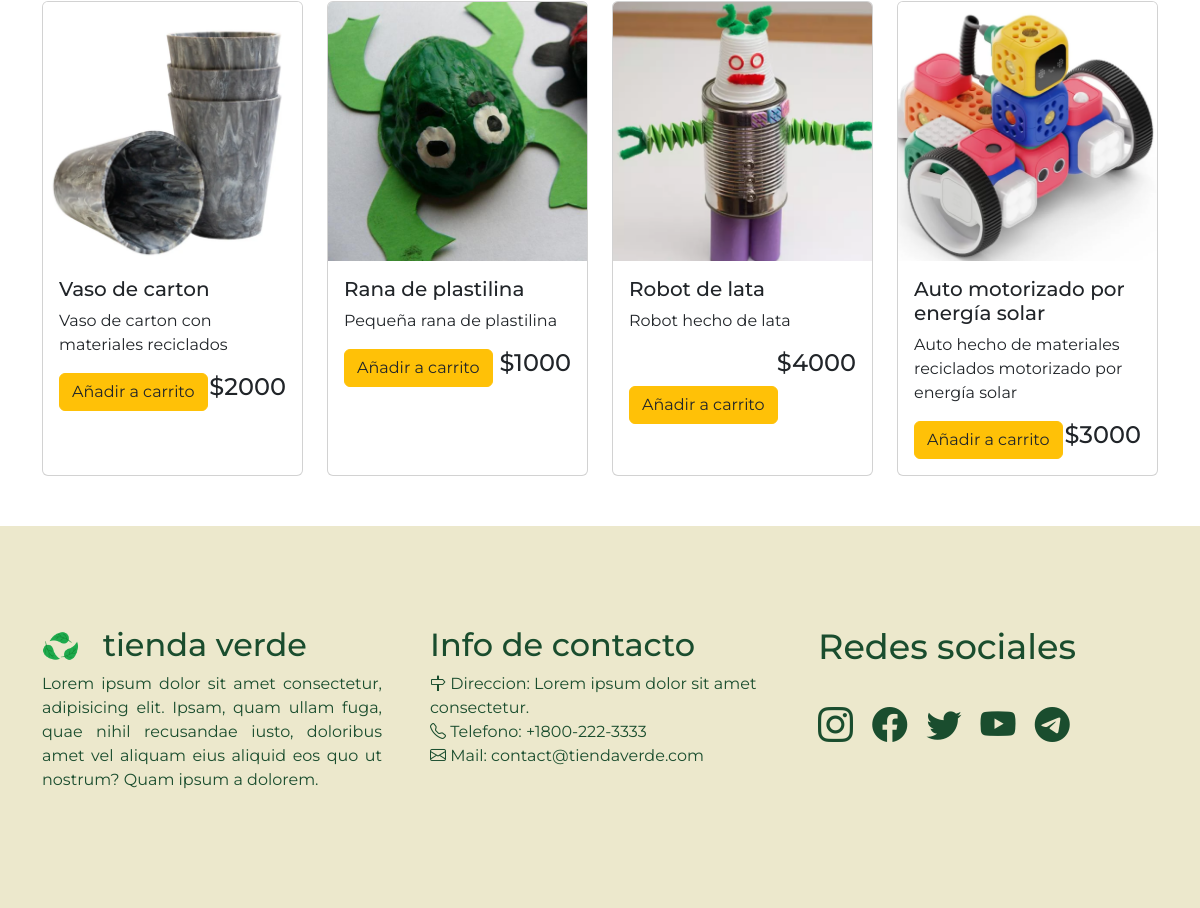
The page /catalogo (lower part) on the database as committed earlier.
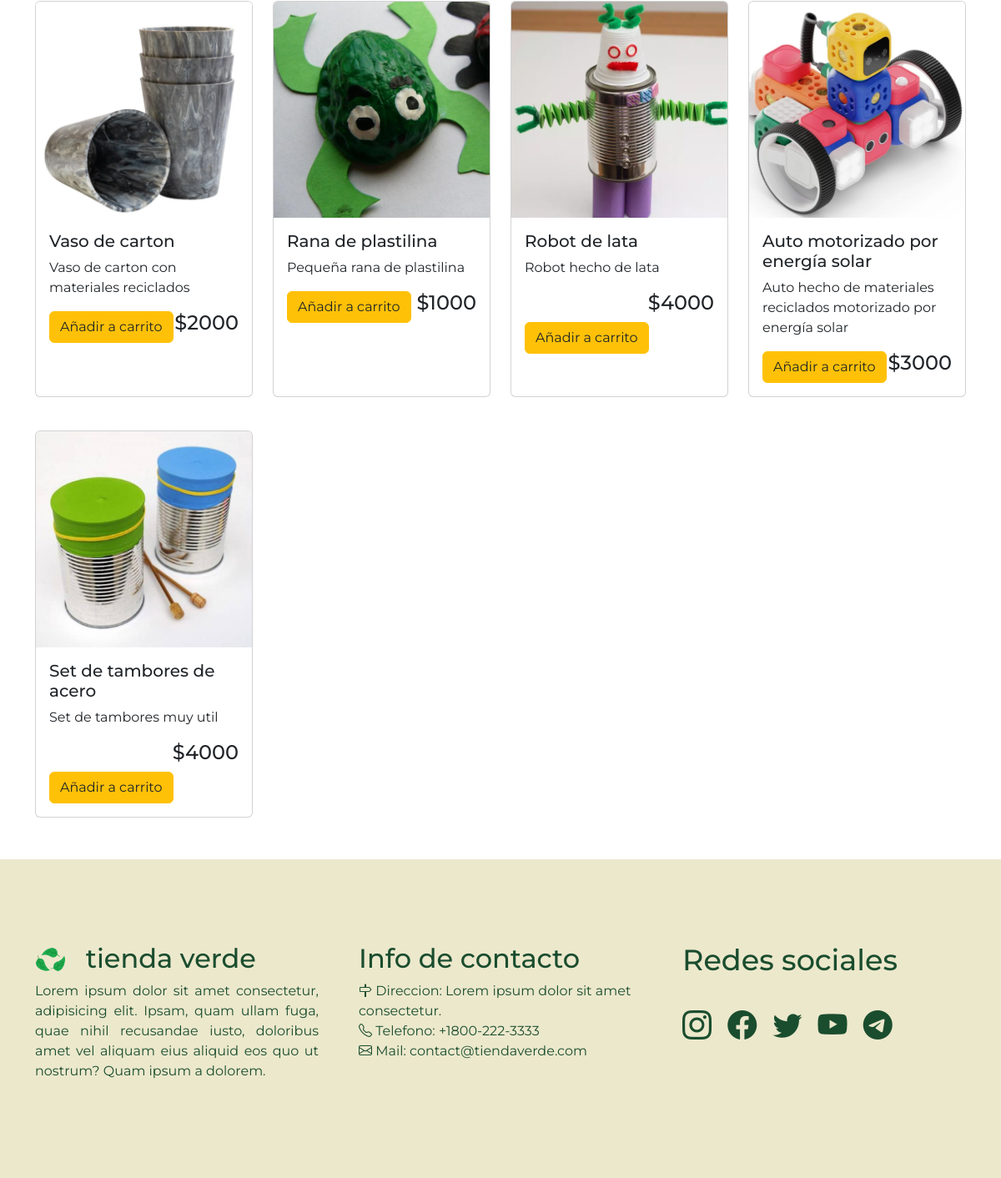
The same page on the database as committed later.
### core/models.py (models this page shows, shortened)
class Producto(models.Model):
    nombre = models.CharField(max_length=50) #equivalente a VarChar
    precio = models.IntegerField()
    descripcion = models.TextField()
    stock = models.IntegerField()
    imagen = models.ImageField(upload_to="productos", null= True)

### core/views.py (the view)
# urls.py: path('catalogo', views.catalogo, name='catalogo'),
def catalogo(request):
    productos = Producto.objects.all()
    carrito = Carrito(request)
    total_productos = carrito.contar_productos()
    data = {
        'productos': productos, 'total_productos' : total_productos
    }
    return render(request, 'core/catalogo.html', data)

### core/carrito.py (called while the page is built)
    def contar_productos(self):
        return sum(item['cantidad'] for item in self.carrito.values())

### core/templates/core/catalogo.html (shortened to what this page needs)
{%extends 'core/base.html' %}
{% load static %}
{% block main %}
  <div class="container mt-5">
        <div class="row mt-5" style="margin-bottom: 50px">
          {% for p in productos %}
            <div class="col-md-3" style="margin-top: 40px;">
              <div class="card h-100">
                  {%if p.imagen %}
                  <img src="{{ p.imagen.url }}" class="card-img-top" alt="{{ p.nombre }}">
                  {% endif %}
                  <div class="card-body">
                      <h5 class="card-title">{{ p.nombre }}</h5>
                      <p class="card-text">{{ p.descripcion }}</p>
                      <h4 style="display: inline-block; float: right">${{p.precio}}</h4>
                      {% if user.is_authenticated %}
                      <a href="{% url 'añadir_a_carrito' p.id %}" class="btn btn-warning text-dark">Añadir a carrito</a>
                      {% else %}
                      <a class="btn btn-warning text-dark" onclick="mostrarAlerta()">Añadir a carrito</a>
                      {% endif %}
                  </div>
              </div>
          </div>
          {%endfor%}
    </div>
  </div>
{% endblock %}

### core/templates/core/base.html (shortened to what this page needs)
{% load static %}
<!DOCTYPE html>
<html lang="en">
<head>
    <link href="https://cdn.jsdelivr.net/npm/bootstrap@5.3.3/dist/css/bootstrap.min.css" rel="stylesheet">
    <link rel="stylesheet" href="https://cdn.jsdelivr.net/npm/bootstrap-icons@1.11.3/font/bootstrap-icons.min.css">
    <link rel="stylesheet" href="{% static 'css/estilos.css' %}">
</head>
<body>
      {% block main %}
      {% endblock %}
      <section id="footer" class="footer section-padding">
        <div class="container">
          <div class="row gy-5 gx-5">
            <div class="col-12 col-lg-4 p-6">
              <div class="row">
                  <div class="col-2 colIconFooter">
                    <img src="{% static 'imagenes/leaf.png' %}" alt="" id="iconFooter" class="img-fluid">
                  </div>
                  <div class="col-10 tituloInfoEmpresa">
                  <h2>tienda verde</h2>
                </div>
              </div>
              <div class="row">
                <div class="col-12 infoEmpresa">
                  <p>Lorem ipsum dolor sit amet consectetur, adipisicing elit. Ipsam, quam ullam fuga, quae nihil recusandae iusto, doloribus amet vel aliquam eius aliquid eos quo ut nostrum? Quam ipsum a dolorem.</p>
                </div>
              </div>
            </div>
            <div class="col-12 col-lg-4 p-6">
              <div class="col-12 contactoTitulo">
                <h2>Info de contacto</h2>
              </div>
              <div class="col-12 contactoInfo">
                <p> <i class="bi bi-signpost"></i> Direccion: Lorem ipsum dolor sit amet consectetur. <br>
                  <i class="bi bi-telephone"></i> Telefono: +1800-222-3333 <br>
                  <i class="bi bi-envelope"></i> Mail: contact@tiendaverde.com
                </p>
              </div>
            </div>
            <div class="col-12 col-lg-4 p-6 colSocials">
              <h4 id="socialTitulo">Redes sociales</h4><br>
              <i class="bi bi-instagram socialIcon"></i>
              <i class="bi bi-facebook socialIcon"></i>
              <i class="bi bi-twitter socialIcon"></i>
              <i class="bi bi-youtube socialIcon"></i>
              <i class="bi bi-telegram socialIcon"></i>
          </div>
        </div>
      </section>
</body>
</html>

### core/static/css/estilos.css (style rules this page uses)
html, body { overflow-x: hidden; }
* { font-family: 'Montserrat', sans-serif; }
.section-padding { padding: 100px 0; }
#footer { color: #1A4D2E; background-color: #ece8cc; }
.colIconFooter { display: flex; justify-content: center; align-content: center; }
#iconFooter { height: 40px; width: 40px; }
.infoEmpresa { text-align: justify; }
#socialTitulo { font-size: 35px; }
.socialIcon { margin-right: 15px; font-size: 35px; }

Rows that differ between the two databases and show on the page:
added Producto: imagen (picture), nombre "Set de tambores de acero", descripcion "Set de tambores muy util", precio "4000"
